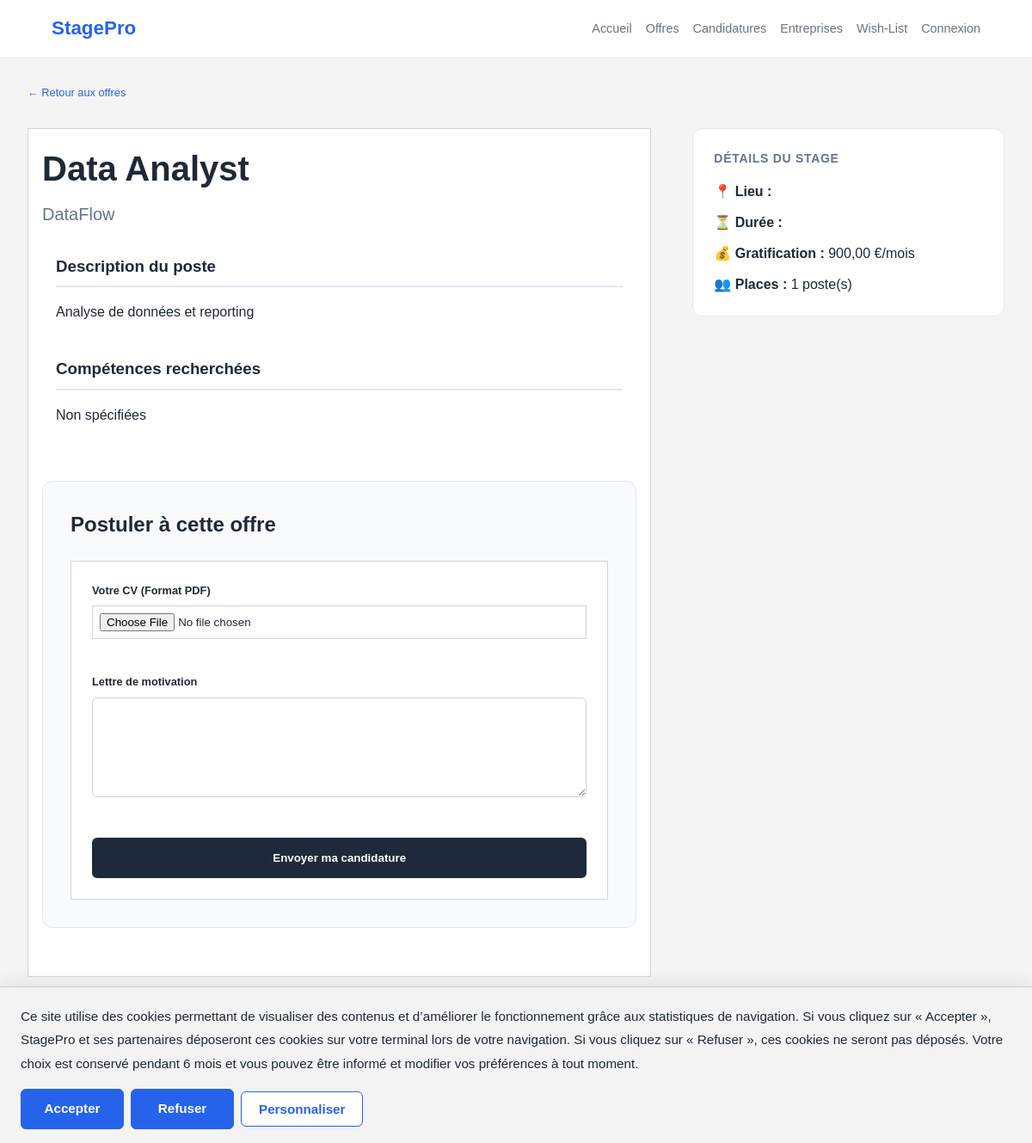
/index.php?page=offre-detail&id=2, run on the app's committed database.
### tables this page shows
CREATE TABLE `offres` (
  `id` int(11) NOT NULL,
  `entreprise_id` int(11) NOT NULL,
  `titre` varchar(150) NOT NULL,
  `description` text NOT NULL,
  `competences` text DEFAULT NULL,
  `localite` varchar(255) DEFAULT NULL,
  `duree` varchar(100) DEFAULT NULL,
  `nb_places` int(11) DEFAULT 1,
  `remuneration` decimal(10,2) DEFAULT NULL,
  `date_offre` date NOT NULL,
  `created_at` timestamp NOT NULL DEFAULT current_timestamp()
);

CREATE TABLE `entreprises` (
  `id` int(11) NOT NULL,
  `nom` varchar(150) NOT NULL,
  `description` text DEFAULT NULL,
  `email_contact` varchar(150) DEFAULT NULL,
  `telephone_contact` varchar(30) DEFAULT NULL,
  `created_at` timestamp NOT NULL DEFAULT current_timestamp()
);

### app/Controllers/OffreController.php (called while the page is built, shortened)
<?php
require_once __DIR__ . '/../Models/Offre.php';
class OffreController {
    private $model;
    public function __construct() {
        $this->model = new Offre();
    }
    public function show($id) {
        $offre = $this->model->findById((int)$id);
        $maCandidature = null;
        include __DIR__ . '/../Views/layout/header.php';
        include __DIR__ . '/../Views/offres/detail.php';
        include __DIR__ . '/../Views/layout/footer.php';
    }
}

### config/Database.php (called while the page is built)
<?php
class Database {
    private static $instance = null;
    public static function getConnection() {
        if (self::$instance === null) {
            try {
                self::$instance = new PDO(
                    "mysql:host=localhost;dbname=stagepro;charset=utf8",
                    "root",
                    ""
                );
                self::$instance->setAttribute(PDO::ATTR_ERRMODE, PDO::ERRMODE_EXCEPTION);
                self::$instance->setAttribute(PDO::ATTR_DEFAULT_FETCH_MODE, PDO::FETCH_ASSOC);
            } catch (PDOException $e) {
                die("Erreur de connexion : " . $e->getMessage());
            }
        }
        return self::$instance;
    }
}

### app/Models/Offre.php (called while the page is built, shortened)
<?php
require_once __DIR__ . '/../../config/Database.php';
class Offre {
    private PDO $pdo;
    public function __construct() {
        $this->pdo = Database::getConnection();
    }
    public function findById(int $id): array|false {
        $sql = "SELECT o.*, e.nom AS entreprise_nom
                FROM offres o
                LEFT JOIN entreprises e ON o.entreprise_id = e.id
                WHERE o.id = :id";
        $stmt = $this->pdo->prepare($sql);
        $stmt->bindValue(':id', $id, PDO::PARAM_INT);
        $stmt->execute();
        return $stmt->fetch(PDO::FETCH_ASSOC);
    }
}

### app/Views/offres/detail.php (the view, shortened to what this page needs)
<div style="padding: 2rem; max-width: 1200px; margin: 0 auto;">
    <nav style="margin-bottom: 2rem; font-size: 0.8rem; color: #666;">
        <a href="index.php?page=offres" style="color: #2563eb; text-decoration: none;">&larr; Retour aux offres</a>
    </nav>
    <div style="display: grid; grid-template-columns: 2fr 1fr; gap: 3rem; align-items: start;">
        <article>
            <h1 style="font-size: 2.5rem; margin-bottom: 0.5rem;"><?= htmlspecialchars($offre['titre']) ?></h1>
            <p style="font-size: 1.25rem; color: #64748b; margin-bottom: 2rem;"><?= htmlspecialchars($offre['entreprise_nom']) ?></p>
            <section style="margin-bottom: 2.5rem;">
                <h3 style="border-bottom: 2px solid #e2e8f0; padding-bottom: 0.5rem; margin-bottom: 1rem;">Description du poste</h3>
                <p style="line-height: 1.6;"><?= nl2br(htmlspecialchars($offre['description'])) ?></p>
            </section>
            <section style="margin-bottom: 2.5rem;">
                <h3 style="border-bottom: 2px solid #e2e8f0; padding-bottom: 0.5rem; margin-bottom: 1rem;">Compétences recherchées</h3>
                <p style="line-height: 1.6;"><?= nl2br(htmlspecialchars($offre['competences'] ?: 'Non spécifiées')) ?></p>
            </section>
            <section style="margin-top: 4rem; padding: 2rem; background: #f8fafc; border-radius: 12px; border: 1px solid #e2e8f0;">
                <?php if (isset($maCandidature) && $maCandidature): ?>
                    <div style="border-left: 4px solid #2563eb; padding-left: 1.5rem;">
                        <h2 style="color: #1e293b; margin-bottom: 1rem;">Vous avez déjà postulé</h2>
                        <p style="margin-bottom: 1rem;"><strong>Votre lettre de motivation :</strong></p>
                        <blockquote style="font-style: italic; color: #475569; margin-bottom: 1.5rem; background: white; padding: 1rem; border-radius: 6px;">
                            "<?= nl2br(htmlspecialchars($maCandidature['lettre_motivation'])) ?>"
                        </blockquote>
                        <?php if($maCandidature['cv']): ?>
                            <a href="<?= htmlspecialchars($maCandidature['cv']) ?>" target="_blank"
                               style="display: inline-block; background: #2563eb; color: white; padding: 0.75rem 1.5rem; border-radius: 6px; text-decoration: none; font-weight: 600;">
                               📄 Voir le CV envoyé
                            </a>
                        <?php endif; ?>
                    </div>
                <?php else: ?>
                    <h2 style="margin-bottom: 1.5rem;">Postuler à cette offre</h2>
                    <form action="index.php?page=postuler" method="post" enctype="multipart/form-data">
                        <div style="margin-bottom: 1.5rem;">
                            <label style="display: block; font-weight: 600; margin-bottom: 0.5rem;">Votre CV (Format PDF)</label>
                            <input type="file" name="cv" accept=".pdf" required style="width: 100%;">
                        </div>
                        <div style="margin-bottom: 1.5rem;">
                            <label style="display: block; font-weight: 600; margin-bottom: 0.5rem;">Lettre de motivation</label>
                            <textarea name="lm" rows="6" required style="width: 100%; padding: 0.75rem; border-radius: 6px; border: 1px solid #cbd5e1;"></textarea>
                        </div>
                        <button type="submit" style="background: #1e293b; color: white; padding: 1rem 2rem; border: none; border-radius: 6px; cursor: pointer; font-weight: 600; width: 100%;">Envoyer ma candidature</button>
                    </form>
                <?php endif; ?>
            </section>
        </article>
        <aside>
            <div style="background: white; padding: 1.5rem; border-radius: 12px; border: 1px solid #e2e8f0; margin-bottom: 1.5rem;">
                <h3 style="font-size: 0.875rem; color: #64748b; text-transform: uppercase; letter-spacing: 0.05em; margin-bottom: 1rem;">Détails du stage</h3>
                <p style="margin-bottom: 0.75rem;"><strong>📍 Lieu :</strong> <?= htmlspecialchars($offre['localite']) ?></p>
                <p style="margin-bottom: 0.75rem;"><strong>⏳ Durée :</strong> <?= htmlspecialchars($offre['duree']) ?></p>
                <p style="margin-bottom: 0.75rem;"><strong>💰 Gratification :</strong> <?= number_format($offre['remuneration'], 2, ',', ' ') ?> €/mois</p>
                <p><strong>👥 Places :</strong> <?= (int)$offre['nb_places'] ?> poste(s)</p>
            </div>
        </aside>
    </div>
</div>

### public/styles.css (style rules this page uses)
:root { --bg-body: #f4f4f4; --surface: #ffffff; --accent: #2563eb; --text-main: #1f2937; --text-muted: #6b7280; --border: #d1d5db; --header-height: 0px; }
* { box-sizing: border-box; margin: 0; padding: 0; }
body { background-color: var(--bg-body); color: var(--text-main); font-family: sans-serif; line-height: 1.5; padding-bottom: 2rem; }
section { margin-bottom: 5rem; }
article { background: var(--surface); border: 1px solid var(--border); padding: 1rem; position: relative; min-height: 150px; background-size: cover; background-position: center; }
form { background: #fff; padding: 1.5rem; border: 1px solid var(--border); }
label { font-weight: bold; font-size: 0.8rem; display: block; margin-bottom: 0.3rem; }
input, select, textarea { width: 100%; border: 1px solid var(--border); padding: 0.5rem; margin-bottom: 1rem; }
button { background: #374151; color: #fff; border: none; padding: 0.6rem 1rem; cursor: pointer; }
section:not(.hero):not(.entreprise-showcase):not(.espaces-section):not(.stats-section) { max-width: 1000px; margin: 0 auto 2.5rem auto; padding: 0 1rem; }

### data on the page
offres: titre "Data Analyst", entreprise.nom "DataFlow", description "Analyse de données et reporting", competences "Non spécifiées", remuneration "900,00", nb_places "1"
